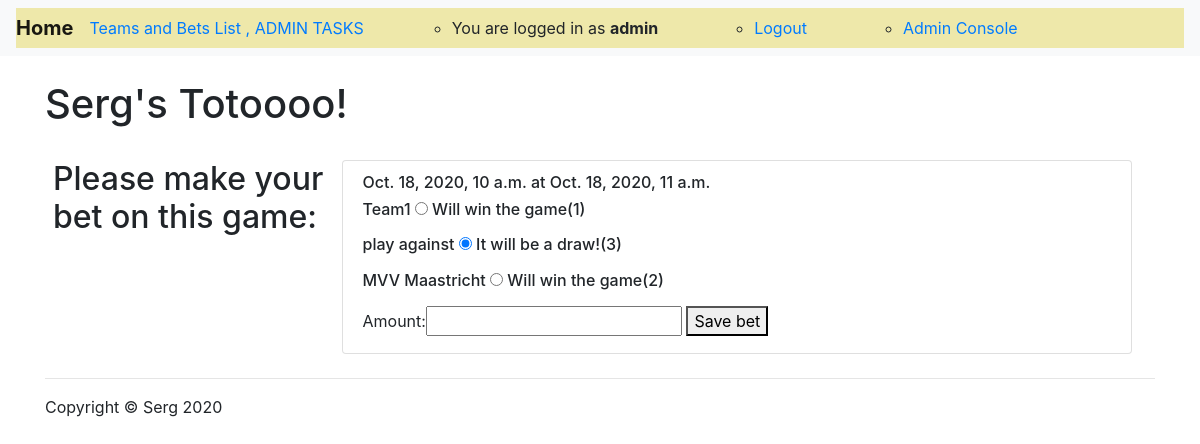
/game/29/ (signed in), run on the app's committed database.
### sergtoto/models.py (models this page shows, shortened)
class MyUser(AbstractBaseUser):
    username = models.CharField(verbose_name='username', max_length=100, unique=True, )
    email = models.EmailField()
    is_active = models.BooleanField(default=True)
    is_admin = models.BooleanField(default=False)
    is_employee = models.BooleanField(default=False)
    objects = MyUserManager()
    USERNAME_FIELD = 'username'
    REQUIRED_FIELDS = ['email']

class Game(models.Model):
    contest = models.ForeignKey(Contest, on_delete=models.CASCADE)
    team_a = models.ForeignKey(Team, related_name='name_a', on_delete=models.CASCADE)
    team_b = models.ForeignKey(Team, related_name='name_b', on_delete=models.CASCADE)
    score_team_a = models.IntegerField(default=0)
    score_team_b = models.IntegerField(default=0)
    game_is_started = models.BooleanField(default=False)
    game_is_played = models.BooleanField(default=False)
    slug = models.SlugField(max_length=32, unique=True, editable=True)
    game_date_time = models.DateTimeField(default=timezone.now(), blank=False)

class Contest(models.Model):
    contest_start_date = models.DateTimeField(blank=True)
    contest_started = models.BooleanField(default=False)
    contest_completed = models.BooleanField(default=False)
    slug = models.SlugField(max_length=32, unique=True, editable=True)
    game_length = models.IntegerField(default=10)
    pause_length = models.IntegerField(default=5)
    max_teams = models.IntegerField(default=20)
    games_sheduled = models.BooleanField(default=False)

class Team(models.Model):
    name = models.CharField(verbose_name='team_name', max_length=30, unique=True, )
    description = models.TextField()
    added_by = models.ForeignKey(MyUser, on_delete=models.CASCADE)
    slug = models.SlugField(blank=True)
    selected_for_contest = models.BooleanField(default=False, blank=True)
    def __str__(self):
        return self.name

### sergtoto/views.py (the view)
# urls.py: path('game/<int:pk>/', game_view, name='game'),
def game_view(request, pk):
    if request.method == 'POST':
        game = Game.objects.get(pk=pk)
        form = AddNewBetForm(request.POST)
        checked_radiobuttons = request.POST.getlist('checks[]')
        winner = checked_radiobuttons[0]
        form.instance.user = request.user
        form.instance.game = game
        if winner == '1':
            form.instance.team_a_win = True
        elif winner == '2':
            form.instance.team_b_win = True
        elif winner == '3':
            form.instance.draw = True
        if form.is_valid():
            form.save()
        return redirect('my_bets_history')
    else:
        game = Game.objects.get(pk=pk)
        form = AddNewBetForm()
        contests = Contest.objects.all
        games = Game.objects.filter(pk=game.pk)
        checked_radiobuttons = request.POST.getlist('checks')
        context = {
            'form': form,
            'contests': contests,
            'games': games,
            'checked_radiobuttons': checked_radiobuttons,
        }
        return render(request, 'game_bet.html', context)

### sergtoto/forms.py
class AddNewBetForm(forms.ModelForm):
    class Meta:
        model = Bet
        fields = ('amount',)
    def __init__(self, *args, **kwargs):
        super(AddNewBetForm, self).__init__(*args, **kwargs)

### sergtoto/templates/game_bet.html (shortened to what this page needs)
{% extends 'base.html' %}
{% load static %}
{% load crispy_forms_tags %}
{% block content %}
    {% if user.is_authenticated %}
        <h1 class="my-4">Serg's Totoooo!</h1>
        <div class="container d-flex p-2">
            <h2>Please make your bet on this game:</h2>
            <div class="col-lg-9">
                {% for game in  games %}
                    <div class="list-group-item">
                        <div class="list-group-horizontal">
                            <h6>{{ game.contest.contest_start_date }} at {{ game.game_date_time }}</h6>
                            <form method="post" enctype="multipart/form-data">
                                <h6>{{ game.team_a }}
                                    <input type="radio" id="1" name="checks[]" value="1"/>
                                    <label for="radio-one">Will win the game(1)</label></h6>
                                <h6>play against
                                    <input type="radio" id="3" name="checks[]" value="3" checked/>
                                    <label for="radio-three">It will be a draw!(3)</label></h6>
                                <h6>{{ game.team_b }}
                                    <input type="radio" id="2" name="checks[]" value="2"/>
                                    <label for="radio-two">Will win the game(2)</label></h6>
                                <td>
                                    <form action="{% url 'game' game.pk %}" method="post">
                                        {{ form }}
                                        <button type="submit" value="Vote">Save bet
                                        </button>
                                    </form>
                                </td>
                        </div>
                    </div>
                {% endfor %}
            </div>
        </div>
    {% endif %}
{% endblock content %}

### sergtoto/templates/base.html (shortened to what this page needs)
{% load static %}
<!DOCTYPE html>
<html lang="en">
<head>
    <link rel="stylesheet" href="https://stackpath.bootstrapcdn.com/bootstrap/4.2.1/css/bootstrap.min.css"
>
    <link href="https://stackpath.bootstrapcdn.com/font-awesome/4.7.0/css/font-awesome.min.css" rel="stylesheet"
>
    <link rel="stylesheet"
          href="https://cdnjs.cloudflare.com/ajax/libs/tempusdominus-bootstrap-4/5.1.2/css/tempusdominus-bootstrap-4.min.css"
/>
</head>
<body>
<nav class="navbar navbar-expand-lg navbar-light bg-light">
    <div class="collapse navbar-collapse" style="background-color:palegoldenrod;">
        <div class="navbar-header">
            <a class="navbar-brand" href="/"><strong>Home</strong></a>
        </div>
        {% if user.is_authenticated %}
            <div class="caret collapse navbar-collapse">
            <ul class="nav navbar-nav">
                <li>
                    <div class="dropdown">
                        <a href="#" data-toggle="dropdown" role="button">
                            Teams and Bets List
                            {% if user.is_admin %}
                                , ADMIN TASKS
                            {% endif %}
                        </a>
                    </div>
                </li>
                <ul class="form-inline my-2 my-lg-0 m-auto">
                    <li class="ml-xl-5 mr-xl-5"><a>You are logged in as <strong> {{ user.username }}</strong></a></li>
                    <li class="ml-xl-5 mr-xl-5"><a href="{% url 'logout' %}">Logout</a></li>
                    {% if user.is_admin %}
                        <li class="ml-xl-5"><a href="{% url 'admin:index' %}">Admin Console</a></li>
                    {% endif %}
                </ul>
            </ul>
        {% endif %}
        </div>
    </div>
</nav>
<div class="container">
    {% if user.is_authenticated %}
        {% block content %}
        {% endblock content %}
    {% endif %}
</div>
<div class="container">
    <hr>
    <footer>
        <div class="row">
            <div class="col-lg-12">
                <p>Copyright &copy; Serg 2020</p>
            </div>
        </div>
    </footer>
</div>
</body>
</html>

### data on the page
MyUser: username "admin"
Game: contest.contest_start_date "Oct. 18, 2020, 10 a.m.", game_date_time "Oct. 18, 2020, 11 a.m.", team_a "Team1", team_b "MVV Maastricht"
